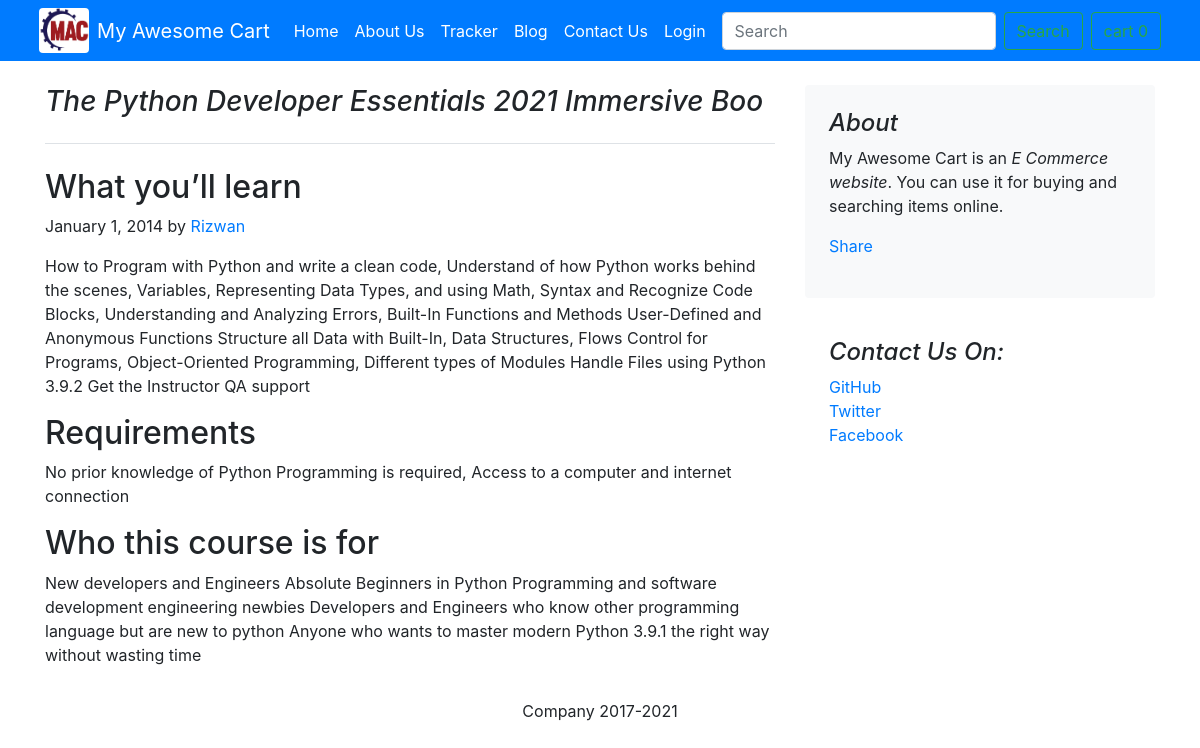
/blog/blogpost2, run on the app's committed database.
### blog/models.py (models this page shows)
class Blogpost(models.Model):
    post_id = models.AutoField(primary_key= True)
    tilte = models.CharField(max_length=50)
    head0 = models.CharField(max_length=500, default="")
    chead0 = models.CharField(max_length=5000, default="")
    head1 = models.CharField(max_length=500, default="")
    chead1 = models.CharField(max_length=5000, default="")
    head2 = models.CharField(max_length=500, default="")
    chead2 = models.CharField(max_length=5000, default="")
    pub_date = models.DateField()
    thumbnail = models.ImageField(upload_to='shop/images', default="")
    def __str__(self):
        return self.tilte

### blog/views.py (the view)
# urls.py: path('blogpost<int:myid>', views.blogpost, name='blog_post'),
def blogpost(request, myid):
    post = Blogpost.objects.filter(post_id = myid)[0]
    print(post)
    return render(request, 'blog/post.html',{'post':post})

### blog/templates/blog/post.html (shortened to what this page needs)
{%extends 'blog/basic.html'%}
{%block body%}
<div class="container">
    <div class="row mt-4">
        <div class="col-md-8 blog-main">
            <h3 class="pb-4 mb-4 font-italic border-bottom">
                {{post.tilte}}
            </h3>
            <div class="blog-post">
                <h2 class="blog-post-title">{{post.head0}}</h2>
                <p class="blog-post-meta">January 1, 2014 by <a href="#">Rizwan</a></p>
                <p>{{post.chead0}}</p>
                <h2>{{post.head1}}</h2>
                <p> {{post.chead1}}</p>
                <h2>{{post.head2}}</h2>
                <p>{{post.chead2}} </p>
            </div>
        </div>
        <aside class="col-md-4 blog-sidebar">
            <div class="p-4 mb-3 bg-light rounded">
                <h4 class="font-italic">About</h4>
                <p class="mb-0">My Awesome Cart is an <em>E Commerce website</em>. You can use it for buying and searching items online. </p>
                <div class="my-3 fb-share-button" data-href="http://127.0.0.1:8000/blog/blogpost/'{{post.post_id}}'" data-layout="button_count" data-size="large"><a target="_blank" href="https://www.facebook.com/sharer/sharer.php?u=http%3A%2F%2F127.0.0.1%3A8000%2Fblog%2Fblogpost%2F4&src=sdkpreparse" class="fb-xfbml-parse-ignore">Share</a></div>
            </div>
            <div class="p-4">
                <h4 class="font-italic">Contact Us On: </h4>
                <ol class="list-unstyled">
                    <li><a href="https://github.com/rizwangcsit">GitHub</a></li>
                    <li><a href="#">Twitter</a></li>
                    <li><a href="#">Facebook</a></li>
                    <li> <div class="fb-like my-3" data-href="http://127.0.0.1:8000/blog/blogpost/'{{post.post_id}}'" data-layout="standard" data-action="like" data-size="large" data-show-faces="true" data-share="true"></div><br></li>
                </ol>
            </div>
        </aside>
    </div>
</div>
{%endblock%}

### data on the page
Blogpost: tilte "The Python Developer Essentials 2021 Immersive Boo", head0 "What you’ll learn", chead0 "How to Program with Python and write a clean code, Understand of how Python works behind the scenes, Variables, Representing Data Types, and using Math, Syntax and Recognize Code Blocks, Understanding and Analyzing Errors, Built-In Functions and Methods User-Defined and Anonymous Functions Structure all Data with Built-In, Data Structures, Flows Control for Programs, Object-Oriented Programming, Different types of Modules Handle Files using Python 3.9.2 Get the Instructor QA support", head1 "Requirements", chead1 "No prior knowledge of Python Programming is required, Access to a computer and internet connection", head2 "Who this course is for", chead2 "New developers and Engineers Absolute Beginners in Python Programming and software development engineering newbies Developers and Engineers who know other programming language but are new to python Anyone who wants to master modern Python 3.9.1 the right way without wasting time"
